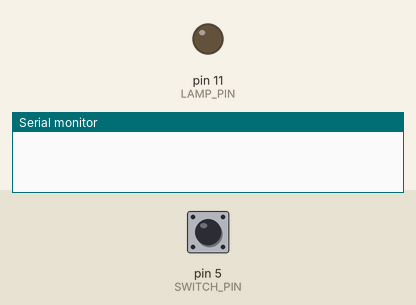
Bench run of a sketch on a simulated Arduino Uno, built with avr-gcc and run on an emulated ATmega328P. Parts: output pins drawn as LEDs (lit = HIGH), the last lines printed to the serial monitor. Inputs (shaded band) come from the test bench; at power-on: pin 5 (SWITCH_PIN) HIGH.

Above: at 1.2 s.
1.3 s: pin 5 (SWITCH_PIN) pulled LOW for 0.15 s
At 2.5 s:
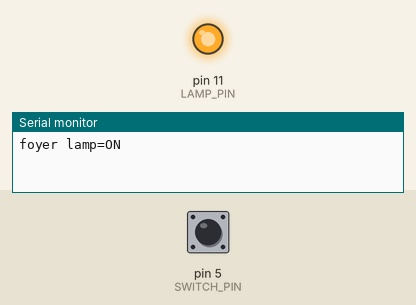
2.9 s: pin 5 (SWITCH_PIN) pulled LOW for 1 s
At 3.9 s:
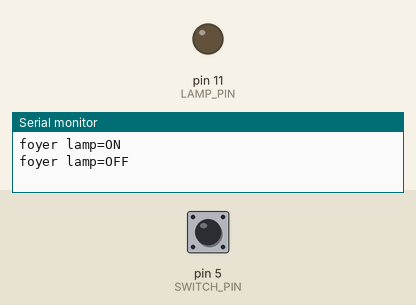
6.0 s: pin 5 (SWITCH_PIN) pulled LOW for 3.2 s
At 7.5 s:
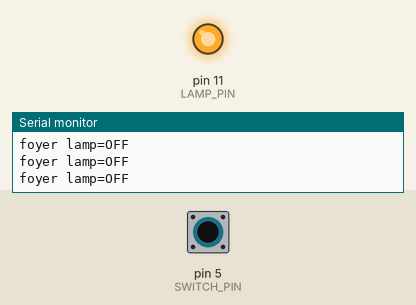
Timing chart, 0 to 9.0 s (numbered marks = the images above; inputs shaded):
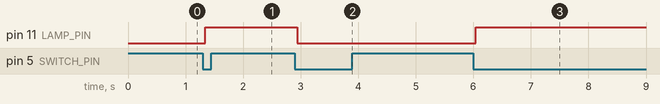

Measured:
- after the input at 1.3 s, pin 11 (LAMP_PIN): LOW → HIGH at once
- after the input at 2.9 s, pin 11 (LAMP_PIN): HIGH → LOW at once
- after the input at 6.0 s, pin 11 (LAMP_PIN): LOW → HIGH at once

The sketch:

reference.ino
```cpp
// Foyer wall switch: one pushbutton toggles a lamp channel.
// Button D5 to ground (pull-up), lamp driver D11, status over serial.

const int SWITCH_PIN = 5;
const int LAMP_PIN = 11;
const unsigned long DEBOUNCE_MS = 40;
const unsigned long STATUS_EVERY_MS = 1500;

bool lampLit = false;
int stableLevel = HIGH;
int lastReading = HIGH;
unsigned long changeStarted = 0;
unsigned long lastStatusAt = 0;
unsigned long pressEvents = 0;
unsigned long bootMs = 0;

void driveLamp(bool on)
{
    lampLit = on;
    digitalWrite(LAMP_PIN, on ? HIGH : LOW);
}

void flipLamp()
{
    driveLamp(!lampLit);
    pressEvents++;
}

void reportLamp()
{
    Serial.print("foyer lamp=");
    Serial.println(lampLit ? "ON" : "OFF");
}

void setup()
{
    pinMode(SWITCH_PIN, INPUT_PULLUP);
    pinMode(LAMP_PIN, OUTPUT);
    driveLamp(false);
    Serial.begin(9600);
    stableLevel = digitalRead(SWITCH_PIN);
    lastReading = stableLevel;
    lastStatusAt = millis();
    bootMs = millis();
}

void loop()
{
    int raw = digitalRead(SWITCH_PIN);
    unsigned long now = millis();

    if (raw != lastReading)
    {
        changeStarted = now;
        lastReading = raw;
    }

    if ((now - changeStarted) >= DEBOUNCE_MS && raw != stableLevel)
    {
        stableLevel = raw;
        if (stableLevel == LOW)
        {
            flipLamp();
        }
    }

    if (now - lastStatusAt >= STATUS_EVERY_MS)
    {
        lastStatusAt = now;
        reportLamp();
    }
}
```
